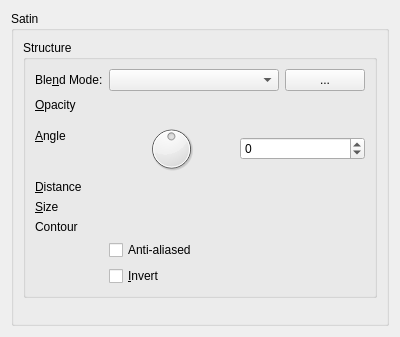
<?xml version="1.0" encoding="UTF-8"?>
<ui version="4.0">
 <class>WdgSatin</class>
 <widget class="QWidget" name="WdgSatin">
  <property name="geometry">
   <rect>
    <x>0</x>
    <y>0</y>
    <width>400</width>
    <height>337</height>
   </rect>
  </property>
  <layout class="QGridLayout" name="gridLayout">
   <item row="0" column="0">
    <widget class="QGroupBox" name="groupBox">
     <property name="title">
      <string>Satin</string>
     </property>
     <layout class="QGridLayout" name="gridLayout_2">
      <item row="0" column="0">
       <widget class="QGroupBox" name="groupBox_2">
        <property name="title">
         <string>Structure</string>
        </property>
        <layout class="QFormLayout" name="formLayout">
         <item row="0" column="0">
          <widget class="QLabel" name="label_13">
           <property name="text">
            <string>Ble&amp;nd Mode:</string>
           </property>
           <property name="buddy">
            <cstring>cmbCompositeOp</cstring>
           </property>
          </widget>
         </item>
         <item row="0" column="1">
          <layout class="QHBoxLayout" name="horizontalLayout">
           <item>
            <widget class="KisCompositeOpComboBox" name="cmbCompositeOp">
             <property name="sizePolicy">
              <sizepolicy hsizetype="Expanding" vsizetype="Fixed">
               <horstretch>0</horstretch>
               <verstretch>0</verstretch>
              </sizepolicy>
             </property>
             <property name="toolTip">
              <string>Set the blend mode for the layer</string>
             </property>
            </widget>
           </item>
           <item>
            <widget class="KColorButton" name="bnColor">
             <property name="text">
              <string>...</string>
             </property>
            </widget>
           </item>
          </layout>
         </item>
         <item row="1" column="0">
          <widget class="QLabel" name="label_14">
           <property name="text">
            <string>&amp;Opacity</string>
           </property>
           <property name="buddy">
            <cstring>intOpacity</cstring>
           </property>
          </widget>
         </item>
         <item row="1" column="1">
          <widget class="KisSliderSpinBox" name="intOpacity" native="true">
           <property name="sizePolicy">
            <sizepolicy hsizetype="Expanding" vsizetype="Minimum">
             <horstretch>0</horstretch>
             <verstretch>0</verstretch>
            </sizepolicy>
           </property>
           <property name="minimumSize">
            <size>
             <width>10</width>
             <height>15</height>
            </size>
           </property>
           <property name="toolTip">
            <string>Set the master opacity for the layer</string>
           </property>
           <property name="whatsThis">
            <string>Adjust the transparency of the layer</string>
           </property>
          </widget>
         </item>
         <item row="2" column="1">
          <layout class="QHBoxLayout" name="horizontalLayout_2"/>
         </item>
         <item row="3" column="0">
          <widget class="QLabel" name="label">
           <property name="text">
            <string>&amp;Angle</string>
           </property>
           <property name="buddy">
            <cstring>dialAngle</cstring>
           </property>
          </widget>
         </item>
         <item row="3" column="1">
          <layout class="QHBoxLayout" name="horizontalLayout_3">
           <item>
            <widget class="QDial" name="dialAngle">
             <property name="toolTip">
              <string>Set the angle of the light source</string>
             </property>
             <property name="minimum">
              <number>-179</number>
             </property>
             <property name="maximum">
              <number>180</number>
             </property>
             <property name="wrapping">
              <bool>true</bool>
             </property>
            </widget>
           </item>
           <item>
            <widget class="QSpinBox" name="intAngle">
             <property name="minimum">
              <number>-179</number>
             </property>
             <property name="maximum">
              <number>180</number>
             </property>
            </widget>
           </item>
          </layout>
         </item>
         <item row="4" column="0">
          <widget class="QLabel" name="label_2">
           <property name="text">
            <string>&amp;Distance</string>
           </property>
           <property name="buddy">
            <cstring>intDistance</cstring>
           </property>
          </widget>
         </item>
         <item row="4" column="1">
          <widget class="KisSliderSpinBox" name="intDistance" native="true">
           <property name="sizePolicy">
            <sizepolicy hsizetype="Expanding" vsizetype="Preferred">
             <horstretch>0</horstretch>
             <verstretch>0</verstretch>
            </sizepolicy>
           </property>
          </widget>
         </item>
         <item row="5" column="0">
          <widget class="QLabel" name="label_4">
           <property name="text">
            <string>&amp;Size</string>
           </property>
           <property name="buddy">
            <cstring>intSize</cstring>
           </property>
          </widget>
         </item>
         <item row="5" column="1">
          <widget class="KisSliderSpinBox" name="intSize" native="true">
           <property name="sizePolicy">
            <sizepolicy hsizetype="Expanding" vsizetype="Preferred">
             <horstretch>0</horstretch>
             <verstretch>0</verstretch>
            </sizepolicy>
           </property>
          </widget>
         </item>
         <item row="6" column="0">
          <widget class="QLabel" name="label_6">
           <property name="text">
            <string>Contour</string>
           </property>
          </widget>
         </item>
         <item row="6" column="1">
          <widget class="KisCmbContour" name="cmbContour" native="true"/>
         </item>
         <item row="7" column="1">
          <widget class="QCheckBox" name="chkAntiAliased">
           <property name="toolTip">
            <string>Smooth the contour</string>
           </property>
           <property name="text">
            <string>Anti-aliased</string>
           </property>
          </widget>
         </item>
         <item row="8" column="1">
          <widget class="QCheckBox" name="chkInvert">
           <property name="text">
            <string comment="@option:check In Layer Style">&amp;Invert</string>
           </property>
          </widget>
         </item>
        </layout>
        <zorder>cmbContour</zorder>
        <zorder>chkAntiAliased</zorder>
        <zorder>intOpacity</zorder>
        <zorder>label_13</zorder>
        <zorder>label_14</zorder>
        <zorder>label_4</zorder>
        <zorder>intDistance</zorder>
        <zorder>intSize</zorder>
        <zorder>label</zorder>
        <zorder>label_2</zorder>
        <zorder>label_6</zorder>
        <zorder>chkInvert</zorder>
       </widget>
      </item>
      <item row="2" column="0">
       <spacer name="verticalSpacer">
        <property name="orientation">
         <enum>Qt::Vertical</enum>
        </property>
        <property name="sizeHint" stdset="0">
         <size>
          <width>20</width>
          <height>40</height>
         </size>
        </property>
       </spacer>
      </item>
      <item row="1" column="0">
       <spacer name="verticalSpacer_2">
        <property name="orientation">
         <enum>Qt::Vertical</enum>
        </property>
        <property name="sizeHint" stdset="0">
         <size>
          <width>20</width>
          <height>40</height>
         </size>
        </property>
       </spacer>
      </item>
     </layout>
    </widget>
   </item>
  </layout>
 </widget>
 <customwidgets>
  <customwidget>
   <class>KColorButton</class>
   <extends>QPushButton</extends>
   <header>kcolorbutton.h</header>
  </customwidget>
  <customwidget>
   <class>KisCompositeOpComboBox</class>
   <extends>QComboBox</extends>
   <header>kis_cmb_composite.h</header>
  </customwidget>
  <customwidget>
   <class>KisSliderSpinBox</class>
   <extends>QWidget</extends>
   <header>kis_slider_spin_box.h</header>
   <container>1</container>
  </customwidget>
  <customwidget>
   <class>KisCmbContour</class>
   <extends>QWidget</extends>
   <header>kis_cmb_contour.h</header>
  </customwidget>
 </customwidgets>
 <resources/>
 <connections/>
</ui>
